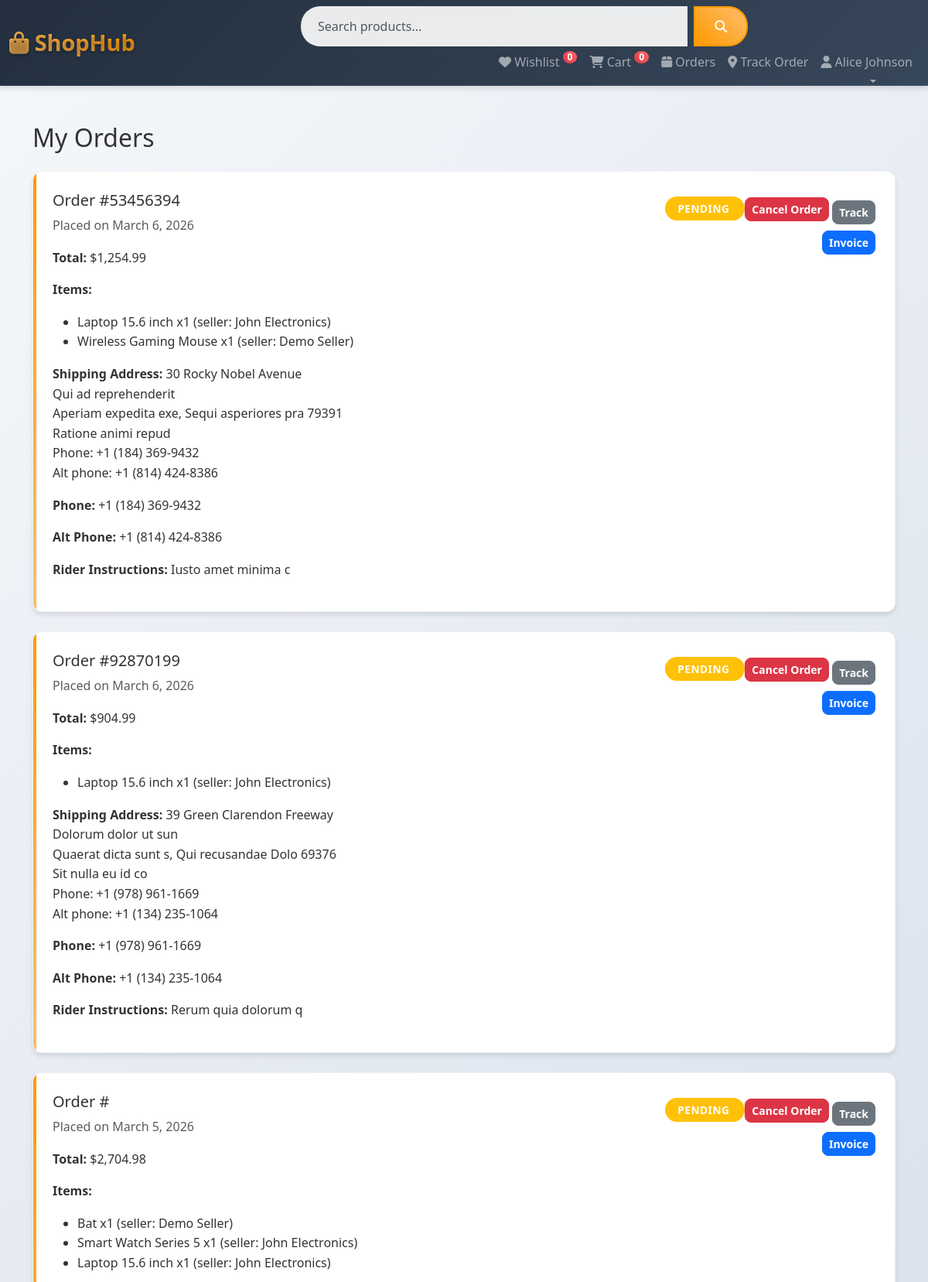
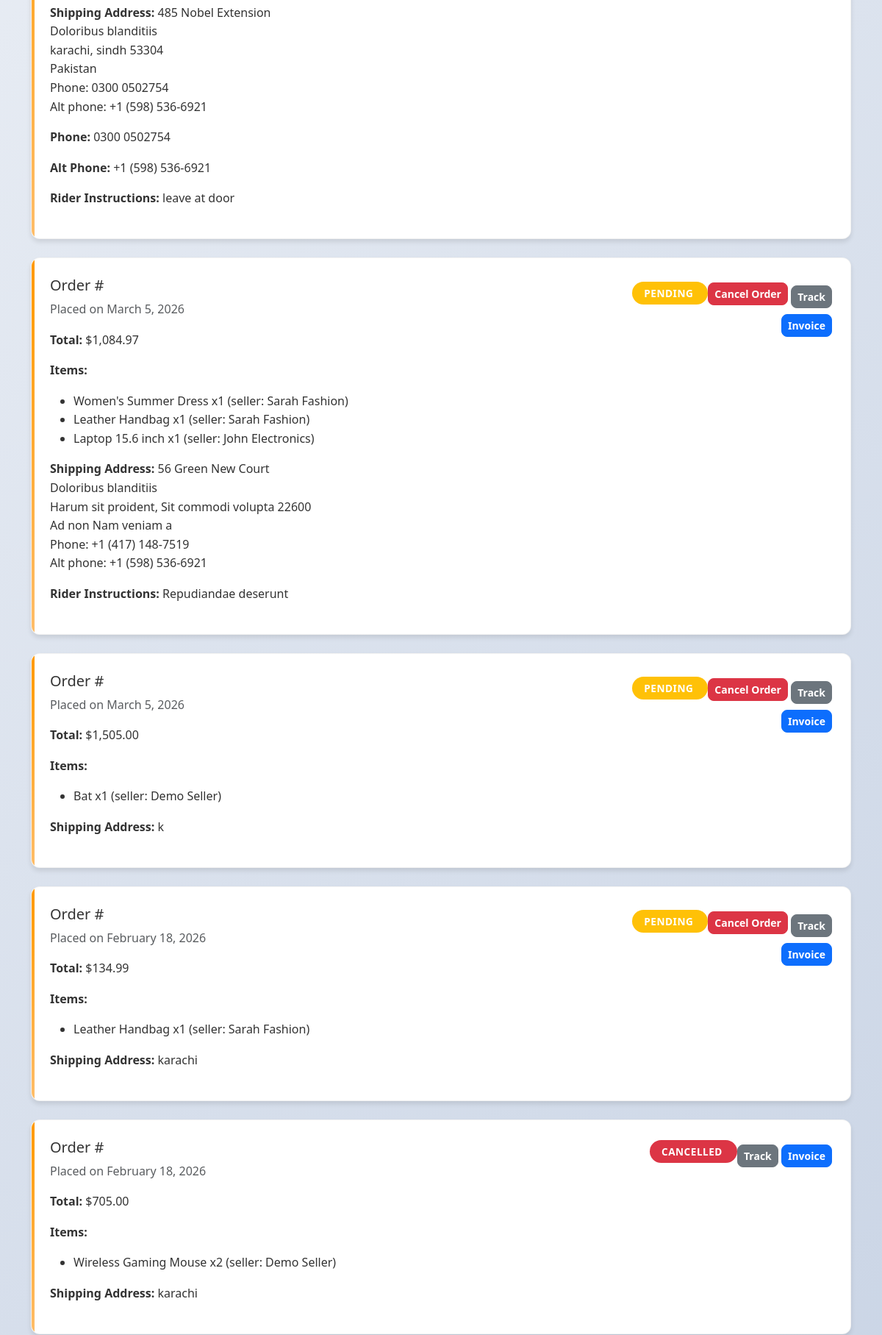
/orders.php (signed in, upper part), run on the app's committed database (2 pictures, top to bottom).
### tables this page shows
CREATE TABLE `orders` (
  `id` int(11) NOT NULL,
  `user_id` int(11) NOT NULL,
  `total_amount` decimal(10,2) NOT NULL,
  `status` enum('pending','processing','shipped','delivered','cancelled') DEFAULT 'pending',
  `shipping_address` text NOT NULL,
  `payment_method` varchar(50) DEFAULT NULL,
  `created_at` timestamp NOT NULL DEFAULT current_timestamp(),
  `rider_instructions` text DEFAULT NULL,
  `phone` varchar(20) DEFAULT NULL,
  `alt_phone` varchar(20) DEFAULT NULL,
  `order_number` varchar(20) DEFAULT NULL
);

CREATE TABLE `order_items` (
  `id` int(11) NOT NULL,
  `order_id` int(11) NOT NULL,
  `product_id` int(11) NOT NULL,
  `seller_id` int(11) NOT NULL,
  `quantity` int(11) NOT NULL,
  `price` decimal(10,2) NOT NULL
);

CREATE TABLE `products` (
  `id` int(11) NOT NULL,
  `seller_id` int(11) NOT NULL,
  `name` varchar(255) NOT NULL,
  `description` text DEFAULT NULL,
  `price` decimal(10,2) NOT NULL,
  `stock` int(11) DEFAULT 0,
  `category` varchar(100) DEFAULT NULL,
  `image` varchar(255) DEFAULT NULL,
  `status` enum('active','inactive') DEFAULT 'active',
  `created_at` timestamp NOT NULL DEFAULT current_timestamp(),
  `language` varchar(10) DEFAULT 'en',
  `currency` varchar(3) DEFAULT 'USD'
);

CREATE TABLE `users` (
  `id` int(11) NOT NULL,
  `email` varchar(255) NOT NULL,
  `password` varchar(255) NOT NULL,
  `full_name` varchar(255) NOT NULL,
  `user_type` enum('buyer','seller','admin') DEFAULT 'buyer',
  `shop_name` varchar(255) DEFAULT NULL,
  `phone` varchar(20) DEFAULT NULL,
  `address` text DEFAULT NULL,
  `created_at` timestamp NOT NULL DEFAULT current_timestamp()
);

### orders.php (the view, shortened to what this page needs)
<?php
require_once 'config/database.php';
$user_id = $_SESSION['user_id'];
$stmt = $pdo->prepare("SELECT * FROM orders WHERE user_id = ? ORDER BY created_at DESC");
$stmt->execute([$user_id]);
$orders = $stmt->fetchAll();
foreach($orders as &$order) {
    $stmt2 = $pdo->prepare("SELECT oi.*, p.name, u.full_name AS seller_name FROM order_items oi JOIN products p ON oi.product_id = p.id JOIN users u ON p.seller_id = u.id WHERE oi.order_id = ?");
    $stmt2->execute([$order['id']]);
    $order['items'] = $stmt2->fetchAll();
}
?>
<!DOCTYPE html>
<html lang="en">
<head>
    <link href="https://cdn.jsdelivr.net/npm/bootstrap@5.3.0/dist/css/bootstrap.min.css" rel="stylesheet">
    <link rel="stylesheet" href="https://cdnjs.cloudflare.com/ajax/libs/font-awesome/6.4.0/css/all.min.css">
    <link rel="stylesheet" href="assets/css/style.css">
</head>
<body>
    <?php include 'includes/header.php'; ?>
    <div class="container my-5">
        <h2 class="mb-4">My Orders</h2>
        <?php if(empty($orders)): ?>
        <div class="alert alert-info">No orders yet. <a href="products.php">Start shopping</a></div>
        <?php else: ?>
        <?php foreach($orders as $order): ?>
        <div class="order-card">
            <div class="row">
                <div class="col-md-8">
                    <h5>Order #<?= $order['order_number'] ?></h5>
                    <p class="text-muted">Placed on <?= date('F j, Y', strtotime($order['created_at'])) ?></p>
                    <p><strong>Total:</strong> $<?= number_format($order['total_amount'], 2) ?></p>
                    <?php if(!empty($order['items'])): ?>
                        <p><strong>Items:</strong></p>
                        <ul>
                        <?php foreach($order['items'] as $it): ?>
                            <li>
                                <?= htmlspecialchars($it['name']) ?> x<?= $it['quantity'] ?>
                                <?php if(!empty($it['seller_name'])): ?>(seller: <?= htmlspecialchars($it['seller_name']) ?>)<?php endif; ?>
                            </li>
                        <?php endforeach; ?>
                        </ul>
                    <?php endif; ?>
                    <p><strong>Shipping Address:</strong> <?= nl2br(htmlspecialchars($order['shipping_address'])) ?></p>
                    <?php if(!empty($order['phone'])): ?>
                        <p><strong>Phone:</strong> <?= htmlspecialchars($order['phone']) ?></p>
                    <?php endif; ?>
                    <?php if(!empty($order['alt_phone'])): ?>
                        <p><strong>Alt Phone:</strong> <?= htmlspecialchars($order['alt_phone']) ?></p>
                    <?php endif; ?>
                    <?php if(!empty($order['rider_instructions'])): ?>
                        <p><strong>Rider Instructions:</strong> <?= nl2br(htmlspecialchars($order['rider_instructions'])) ?></p>
                    <?php endif; ?>
                </div>
                <div class="col-md-4 text-end">
                    <?php
                        switch($order['status']) {
                            case 'delivered': $badge = 'success'; break;
                            case 'cancelled': $badge = 'danger'; break;
                            default:          $badge = 'warning';
                        }
                    ?>
                    <span class="status-badge bg-<?= $badge ?> text-white">
                        <?= ucfirst($order['status']) ?>
                    </span>
                    <?php if(in_array($order['status'], ['pending','processing','shipped'])): ?>
                        <form method="post" class="mt-2 d-inline-block">
                            <button type="submit" name="action" value="cancel" class="btn btn-sm btn-danger">Cancel Order</button>
                        </form>
                    <?php endif; ?>
                    <a href="track-order.php" class="btn btn-sm btn-secondary mt-2">Track</a>
                    <a href="invoice.php?id=<?= $order['id'] ?>" class="btn btn-sm btn-primary mt-2" target="_blank">Invoice</a>
                </div>
            </div>
        </div>
        <?php endforeach; ?>
        <?php endif; ?>
    </div>
</body>
</html>

### assets/css/style.css (style rules this page uses)
:root { --primary-color: #232f3e; --secondary-color: #febd69; --accent-color: #ff9900; --success-color: #28a745; --danger-color: #dc3545; --warning-color: #ffc107; --info-color: #17a2b8; --light-bg: #f8f9fa; --dark-bg: #343a40; --shadow: 0 4px 6px rgba(0, 0, 0, 0.1); --shadow-hover: 0 8px 25px rgba(0, 0, 0, 0.15); --border-radius: 12px; --transition: all 0.3s cubic-bezier(0.4, 0, 0.2, 1); }
* { box-sizing: border-box; }
body { font-family: 'Segoe UI', Tahoma, Geneva, Verdana, sans-serif; background: linear-gradient(135deg, #f5f7fa 0%, #c3cfe2 100%); color: #333; line-height: 1.6; margin: 0; padding: 0; }
.order-card { background: white; padding: 25px; margin-bottom: 25px; border-radius: var(--border-radius); box-shadow: var(--shadow); transition: var(--transition); border: 1px solid rgba(0, 0, 0, 0.05); position: relative; overflow: hidden; }
.order-card::before { content: ''; position: absolute; top: 0; left: 0; width: 4px; height: 100%; background: linear-gradient(180deg, var(--accent-color), var(--secondary-color)); }
.status-badge { padding: 6px 16px; border-radius: 20px; font-size: 0.85rem; font-weight: 600; text-transform: uppercase; letter-spacing: 0.5px; }
.btn { border-radius: 8px; font-weight: 600; transition: var(--transition); position: relative; overflow: hidden; }
.btn::before { content: ''; position: absolute; top: 0; left: -100%; width: 100%; height: 100%; background: linear-gradient(90deg, transparent, rgba(255, 255, 255, 0.2), transparent); transition: var(--transition); }

### data on the page
orders: order_number "53456394", created_at "March 6, 2026", total_amount "1,254.99", shipping_address "30 Rocky Nobel Avenue Qui ad reprehenderit Aperiam expedita exe, Sequi asperiores pra 79391 Ratione animi repud Phone: +1 (184) 369-9432 Alt phone: +1 (814) 424-8386", phone "+1 (184) 369-9432", alt_phone "+1 (814) 424-8386", rider_instructions "Iusto amet minima c", status "PENDING"
order_items: product.name "Laptop 15.6 inch", quantity "1", seller.full_name "John Electronics"
order_items: product.name "Wireless Gaming Mouse", quantity "1", seller.full_name "Demo Seller"
orders: order_number "92870199", created_at "March 6, 2026", total_amount "904.99", shipping_address "39 Green Clarendon Freeway Dolorum dolor ut sun Quaerat dicta sunt s, Qui recusandae Dolo 69376 Sit nulla eu id co Phone: +1 (978) 961-1669 Alt phone: +1 (134) 235-1064", phone "+1 (978) 961-1669", alt_phone "+1 (134) 235-1064", rider_instructions "Rerum quia dolorum q", status "PENDING"
order_items: product.name "Laptop 15.6 inch", quantity "1", seller.full_name "John Electronics"
orders: created_at "March 5, 2026", total_amount "2,704.98", shipping_address "485 Nobel Extension Doloribus blanditiis karachi, sindh 53304 Pakistan Phone: 0300 0502754 Alt phone: +1 (598) 536-6921", phone "0300 0502754", alt_phone "+1 (598) 536-6921", rider_instructions "leave at door", status "PENDING"
order_items: product.name "Bat", quantity "1", seller.full_name "Demo Seller"
order_items: product.name "Smart Watch Series 5", quantity "1", seller.full_name "John Electronics"
order_items: product.name "Laptop 15.6 inch", quantity "1", seller.full_name "John Electronics"
orders: created_at "March 5, 2026", total_amount "1,084.97", shipping_address "56 Green New Court Doloribus blanditiis Harum sit proident, Sit commodi volupta 22600 Ad non Nam veniam a Phone: +1 (417) 148-7519 Alt phone: +1 (598) 536-6921", rider_instructions "Repudiandae deserunt", status "PENDING"
order_items: product.name "Women's Summer Dress", quantity "1", seller.full_name "Sarah Fashion"
order_items: product.name "Leather Handbag", quantity "1", seller.full_name "Sarah Fashion"
order_items: product.name "Laptop 15.6 inch", quantity "1", seller.full_name "John Electronics"
orders: created_at "March 5, 2026", total_amount "1,505.00", shipping_address "k", status "PENDING"
order_items: product.name "Bat", quantity "1", seller.full_name "Demo Seller"
orders: created_at "February 18, 2026", total_amount "134.99", shipping_address "karachi", status "PENDING"
order_items: product.name "Leather Handbag", quantity "1", seller.full_name "Sarah Fashion"
orders: created_at "February 18, 2026", total_amount "705.00", shipping_address "karachi", status "CANCELLED"
order_items: product.name "Wireless Gaming Mouse", quantity "2", seller.full_name "Demo Seller"

### other printed values
$full_name "Alice Johnson"
